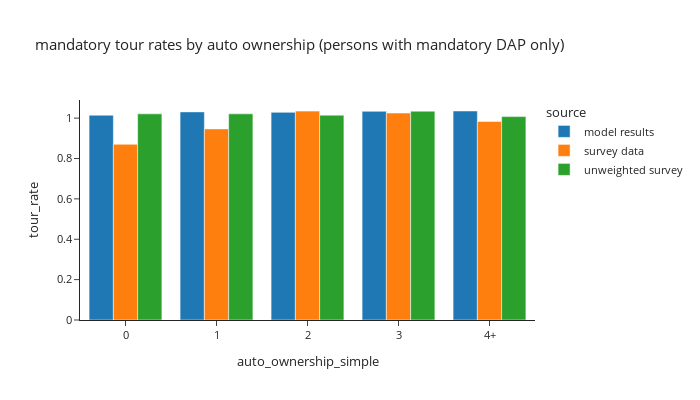

Source (notebook cell):
### Code cell
df_1 = per_data.groupby(['source','auto_ownership_simple'])['hh_weight_2017_2019'].sum().reset_index()
df_2 = tour_data.loc[tour_data['tour_category']=="mandatory"].groupby(['source','auto_ownership_simple'])['trip_weight_2017_2019'].sum().reset_index()

# plot1
df_plot = df_1.merge(df_2, how='left', on=['source','auto_ownership_simple'])
df_plot['tour_rate'] = df_plot['trip_weight_2017_2019']/df_plot['hh_weight_2017_2019']

fig = px.bar(df_plot, x="auto_ownership_simple", y="tour_rate", color="source",barmode="group", template="simple_white",
             # color_discrete_sequence=config['psrc_color'],
             title="mandatory tour rates by auto ownership (persons with mandatory DAP only)")
fig.for_each_annotation(lambda a: a.update(text = a.text.split("=")[-1]))
fig.update_layout(height=400, width=700, font=dict(size=11))
fig.update_xaxes(dtick=1)
fig.show()

### Figure 1 — Plotly figure (JSON) as saved in the notebook; plotly's stock layout.template omitted (floating-point values rounded to 4 significant figures)
{"data": [{"alignmentgroup": "True", "hovertemplate": "source=model results<br>auto_ownership_simple=%{x}<br>tour_rate=%{y}<extra></extra>", "legendgroup": "model results", "marker": {"color": "#1F77B4", "pattern": {"shape": ""}}, "name": "model results", "offsetgroup": "model results", "orientation": "v", "showlegend": true, "textposition": "auto", "type": "bar", "x": ["0", "1", "2", "3", "4+"], "xaxis": "x", "y": [1.014, 1.031, 1.029, 1.034, 1.035], "yaxis": "y"}, {"alignmentgroup": "True", "hovertemplate": "source=survey data<br>auto_ownership_simple=%{x}<br>tour_rate=%{y}<extra></extra>", "legendgroup": "survey data", "marker": {"color": "#FF7F0E", "pattern": {"shape": ""}}, "name": "survey data", "offsetgroup": "survey data", "orientation": "v", "showlegend": true, "textposition": "auto", "type": "bar", "x": ["0", "1", "2", "3", "4+"], "xaxis": "x", "y": [0.8705, 0.9467, 1.035, 1.025, 0.9836], "yaxis": "y"}, {"alignmentgroup": "True", "hovertemplate": "source=unweighted survey<br>auto_ownership_simple=%{x}<br>tour_rate=%{y}<extra></extra>", "legendgroup": "unweighted survey", "marker": {"color": "#2CA02C", "pattern": {"shape": ""}}, "name": "unweighted survey", "offsetgroup": "unweighted survey", "orientation": "v", "showlegend": true, "textposition": "auto", "type": "bar", "x": ["0", "1", "2", "3", "4+"], "xaxis": "x", "y": [1.021, 1.021, 1.015, 1.034, 1.008], "yaxis": "y"}], "layout": {"barmode": "group", "font": {"size": 11}, "height": 400, "legend": {"title": {"text": "source"}, "tracegroupgap": 0}, "title": {"text": "mandatory tour rates by auto ownership (persons with mandatory DAP only)"}, "width": 700, "xaxis": {"anchor": "y", "domain": [0.0, 1.0], "dtick": 1, "title": {"text": "auto_ownership_simple"}}, "yaxis": {"anchor": "x", "domain": [0.0, 1.0], "title": {"text": "tour_rate"}}}}
